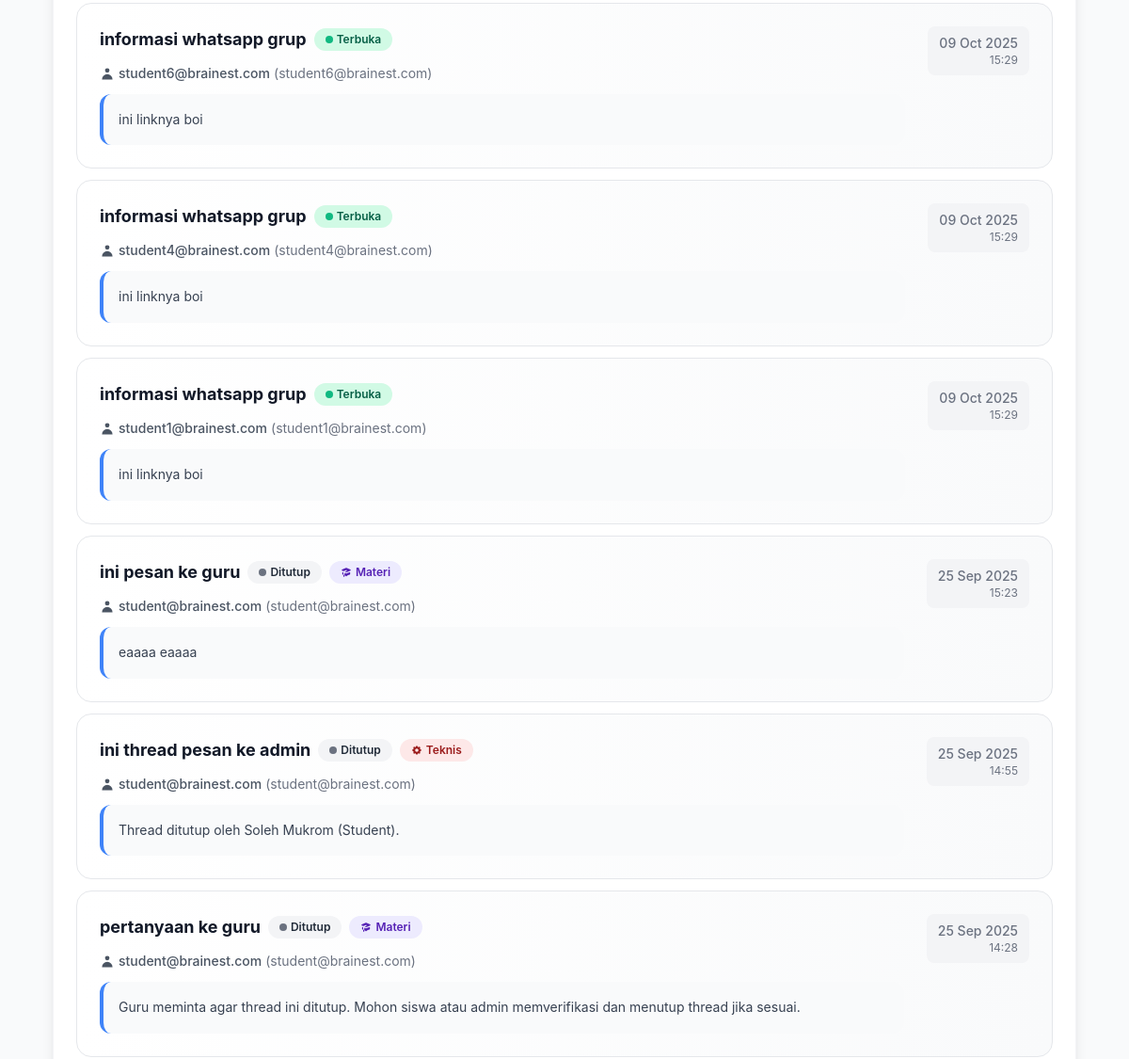
Page /messages/ (signed in, middle part) on the earlier database version.
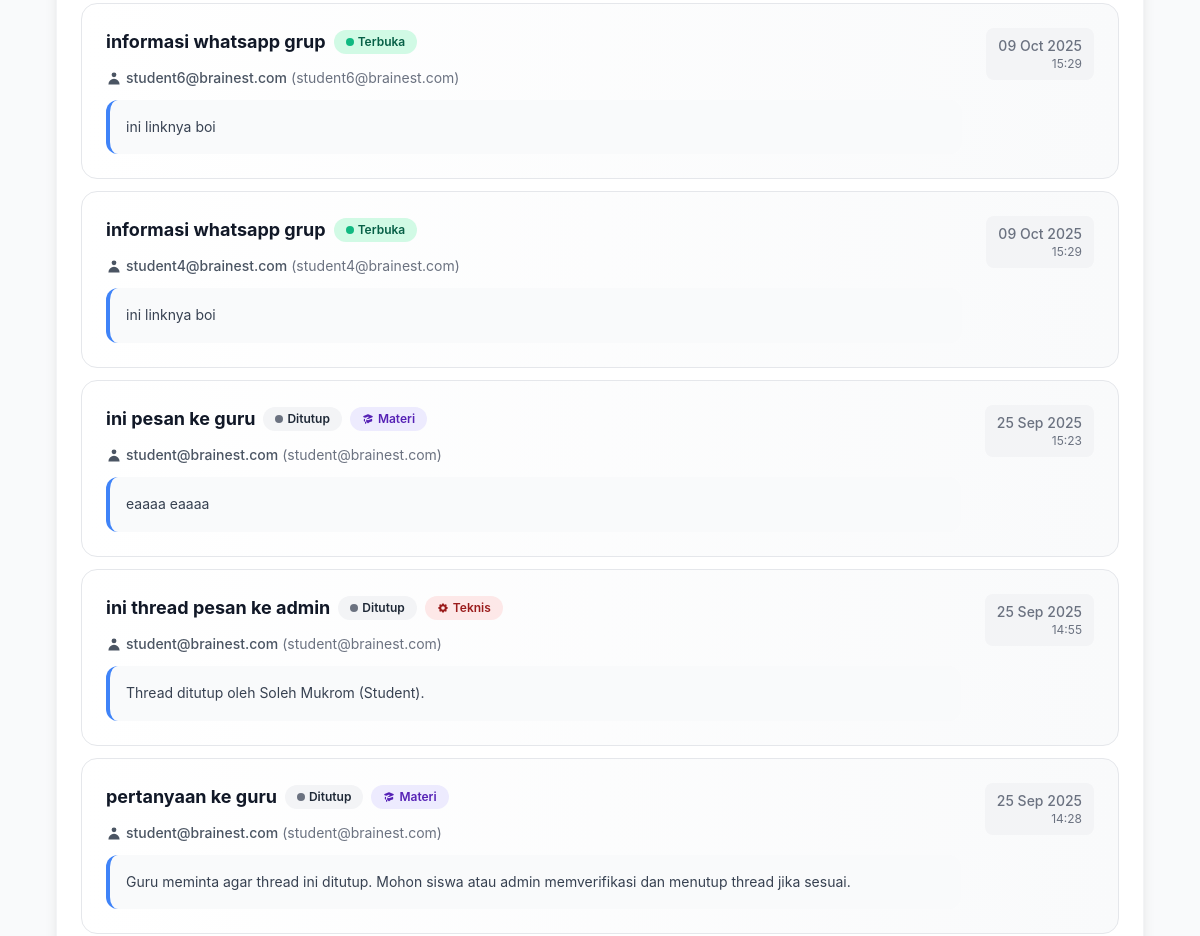
Same page on the later database version.
### otosapp/models.py (models this page shows, shortened)
class MessageThread(models.Model):
    THREAD_TYPES = [
        ('academic', 'Pertanyaan Materi'),
        ('technical', 'Masalah Teknis/Aplikasi'),
        ('report', 'Pelaporan Masalah'),
        ('general', 'Umum'),
        ('info', 'Informasi Admin'),
    ]
    STATUS_CHOICES = [
        ('open', 'Terbuka'),
        ('pending', 'Menunggu Respons'),
        ('resolved', 'Selesai'),
        ('closed', 'Ditutup'),
    ]
    title = models.CharField(max_length=200, help_text="Judul thread pesan")
    thread_type = models.CharField(max_length=20, choices=THREAD_TYPES, default='general')
    status = models.CharField(max_length=20, choices=STATUS_CHOICES, default='open')
    student = models.ForeignKey(User, on_delete=models.CASCADE, related_name='student_threads')
    teacher_or_admin = models.ForeignKey(User, on_delete=models.SET_NULL, null=True, blank=True,
                                       related_name='handled_threads',
                                       help_text="Guru atau admin yang menangani")
    category = models.ForeignKey(Category, on_delete=models.SET_NULL, null=True, blank=True,
                               help_text="Kategori materi (untuk pertanyaan akademik)")
    created_at = models.DateTimeField(auto_now_add=True)
    updated_at = models.DateTimeField(auto_now=True)
    last_activity = models.DateTimeField(auto_now=True)
    priority = models.CharField(max_length=10, choices=[
        ('low', 'Rendah'),
        ('normal', 'Normal'),
        ('high', 'Tinggi'),
        ('urgent', 'Mendesak')
    ], default='normal')
    close_requested_by = models.ForeignKey(
        User,
        on_delete=models.SET_NULL,
        null=True,
        blank=True,
        related_name='close_requests',
        help_text='Guru yang meminta penutupan thread'
    )
    close_requested_at = models.DateTimeField(null=True, blank=True, help_text='Waktu ketika guru meminta penutupan')
    closed_by = models.ForeignKey(
        User,
        on_delete=models.SET_NULL,
        null=True,
        blank=True,
        related_name='closed_threads',
        help_text='User yang menutup thread'
    )
    closed_at = models.DateTimeField(null=True, blank=True, help_text='Waktu ketika thread ditutup')
    reopened_by = models.ForeignKey(
        User,
        on_delete=models.SET_NULL,
        null=True,
        blank=True,
        related_name='reopened_threads',
        help_text='User yang membuka kembali thread'
    )
    reopened_at = models.DateTimeField(null=True, blank=True, help_text='Waktu ketika thread dibuka kembali')
    class Meta:
        ordering = ['-last_activity']
        verbose_name = "Thread Pesan"
        verbose_name_plural = "Thread Pesan"
    def get_last_message(self):
        return self.messages.last()
    def get_unread_count_for_user(self, user):
        return self.messages.filter(is_read=False).exclude(sender=user).count()

class User(AbstractUser):
    email = models.EmailField(unique=True)
    phone_number = models.CharField(max_length=20, null=True, blank=True, verbose_name='Phone Number')
    USERNAME_FIELD = 'email'
    REQUIRED_FIELDS = ['username']
    role = models.ForeignKey('Role', on_delete=models.SET_NULL, null=True)
    profile_picture = models.ImageField(upload_to='profile_pictures/', null=True, blank=True, storage=get_storage, max_length=500)
    email_verified_at = models.DateTimeField(null=True, blank=True)
    groups = models.ManyToManyField(
        Group,
        related_name="custom_user_set",  # Add a custom related name here
        blank=True,
        help_text="The groups this user belongs to.",
        verbose_name="groups"
    )
    user_permissions = models.ManyToManyField(
        Permission,
        related_name="custom_user_permissions",  # Add a custom related name here
        blank=True,
        help_text="Specific permissions for this user.",
        verbose_name="user permissions"
    )

class Message(models.Model):
    thread = models.ForeignKey(MessageThread, on_delete=models.CASCADE, related_name='messages')
    sender = models.ForeignKey(User, on_delete=models.CASCADE, related_name='sent_messages')
    content = models.TextField(help_text="Isi pesan")
    attachment = models.FileField(upload_to='message_attachments/', null=True, blank=True,
                                help_text="File lampiran (opsional)")
    is_read = models.BooleanField(default=False)
    is_edited = models.BooleanField(default=False)
    created_at = models.DateTimeField(auto_now_add=True)
    updated_at = models.DateTimeField(auto_now=True)
    class Meta:
        ordering = ['created_at']
        verbose_name = "Pesan"
        verbose_name_plural = "Pesan"

### otosapp/views.py (the view)
# urls.py: path('messages/', views.message_inbox, name='message_inbox'),
@login_required
def message_inbox(request):
    user = request.user
    if user.role and user.role.role_name == 'Student':
        threads = MessageThread.objects.filter(student=user)
    elif (user.role and user.role.role_name == 'Admin') or user.is_superuser:
        threads = MessageThread.objects.filter(
            Q(close_requested_by__isnull=False) | Q(teacher_or_admin=user) | ~Q(thread_type='academic')
        )
    else:
        threads = MessageThread.objects.filter(
            Q(teacher_or_admin=user) | Q(teacher_or_admin=None)
        )
    status_filter = request.GET.get('status', '')
    type_filter = request.GET.get('type', '')
    search_query = request.GET.get('search', '')
    if status_filter:
        threads = threads.filter(status=status_filter)
    if type_filter:
        threads = threads.filter(thread_type=type_filter)
    if search_query:
        threads = threads.filter(
            Q(title__icontains=search_query) |
            Q(messages__content__icontains=search_query)
        ).distinct()
    threads = threads.order_by('-last_activity')
    paginator = Paginator(threads, 10)
    page = request.GET.get('page')
    try:
        threads_page = paginator.page(page)
    except PageNotAnInteger:
        threads_page = paginator.page(1)
    except EmptyPage:
        threads_page = paginator.page(paginator.num_pages)
    for thread in threads_page:
        thread.unread_count = thread.get_unread_count_for_user(user)
    context = {
        'threads': threads_page,
        'status_choices': MessageThread.STATUS_CHOICES,
        'thread_type_choices': MessageThread.THREAD_TYPES,
        'current_status': status_filter,
        'current_type': type_filter,
        'current_search': search_query,
    }
    return render(request, 'messages/inbox.html', context)

### otosapp/templates/messages/inbox.html (shortened to what the changed rows need)
{% extends 'base.html' %}
{% load static %}
{% load role_badges %}
{% block content %}
<div class="max-w-7xl mx-auto px-4 sm:px-6 lg:px-8 py-8">
    <div class="bg-white dark:bg-gray-800 rounded-2xl shadow-lg border border-gray-100 dark:border-gray-700">
        <div class="p-6">
            {% if threads %}
                <div class="space-y-3">
                    {% for thread in threads %}
                    <div class="bg-gradient-to-r from-white to-gray-50 dark:from-gray-800 dark:to-gray-750 border border-gray-200 dark:border-gray-700 rounded-2xl hover:shadow-lg hover:border-blue-200 dark:hover:border-blue-600 transition-all duration-300 transform hover:scale-[1.01] group">
                        <a href="{% url 'message_thread' thread.id %}" class="block p-6">
                            <div class="flex items-start justify-between">
                                <div class="flex-1">
                                    <div class="flex items-center flex-wrap gap-2 mb-3">
                                        <h3 class="font-bold text-lg text-gray-900 dark:text-white group-hover:text-blue-600 dark:group-hover:text-blue-400 transition-colors duration-200">
                                            {{ thread.title }}
                                        </h3>
                                        {% if thread.status == 'open' %}
                                            <span class="inline-flex items-center px-3 py-1 rounded-full text-xs font-semibold bg-emerald-100 text-emerald-800 dark:bg-emerald-800 dark:text-emerald-100">
                                                <span class="w-2 h-2 bg-emerald-500 rounded-full mr-1"></span>
                                                Terbuka
                                            </span>
                                        {% elif thread.status == 'pending' %}
                                            <span class="inline-flex items-center px-3 py-1 rounded-full text-xs font-semibold bg-amber-100 text-amber-800 dark:bg-amber-800 dark:text-amber-100">
                                                <span class="w-2 h-2 bg-amber-500 rounded-full mr-1"></span>
                                                Menunggu
                                            </span>
                                        {% elif thread.status == 'resolved' %}
                                            <span class="inline-flex items-center px-3 py-1 rounded-full text-xs font-semibold bg-blue-100 text-blue-800 dark:bg-blue-800 dark:text-blue-100">
                                                <span class="w-2 h-2 bg-blue-500 rounded-full mr-1"></span>
                                                Selesai
                                            </span>
                                        {% else %}
                                            <span class="inline-flex items-center px-3 py-1 rounded-full text-xs font-semibold bg-gray-100 text-gray-800 dark:bg-gray-700 dark:text-gray-200">
                                                <span class="w-2 h-2 bg-gray-500 rounded-full mr-1"></span>
                                                Ditutup
                                            </span>
                                        {% endif %}
                                        {% if thread.thread_type == 'academic' %}
                                            <span class="inline-flex items-center px-3 py-1 rounded-full text-xs font-semibold bg-purple-100 text-purple-800 dark:bg-purple-800 dark:text-purple-100">
                                                Materi
                                            </span>
                                        {% elif thread.thread_type == 'technical' %}
                                            <span class="inline-flex items-center px-3 py-1 rounded-full text-xs font-semibold bg-red-100 text-red-800 dark:bg-red-800 dark:text-red-100">
                                                Teknis
                                            </span>
                                        {% endif %}
                                    </div>
                                    <div class="flex items-center text-sm text-gray-600 dark:text-gray-400 mb-3 space-x-4">
                                        {% if user.role.role_name == 'Student' %}
                                            <div class="flex items-center">
                                                <svg class="w-4 h-4 mr-1" fill="currentColor" viewBox="0 0 20 20">
                                                    <path fill-rule="evenodd" d="M10 9a3 3 0 100-6 3 3 0 000 6zm-7 9a7 7 0 1114 0H3z" clip-rule="evenodd"></path>
                                                </svg>
                                                {% if thread.teacher_or_admin %}
                                                    <div>
                                                        <div class="font-medium">{{ thread.teacher_or_admin.username }}</div>
                                                        <div class="text-sm">{% role_badge thread.teacher_or_admin.role.role_name small=True %}</div>
                                                    </div>
                                                {% else %}
                                                    <span class="text-amber-600 dark:text-amber-400 font-medium">Belum ditangani</span>
                                                {% endif %}
                                            </div>
                                        {% else %}
                                            <div class="flex items-center">
                                                <svg class="w-4 h-4 mr-1" fill="currentColor" viewBox="0 0 20 20">
                                                    <path fill-rule="evenodd" d="M10 9a3 3 0 100-6 3 3 0 000 6zm-7 9a7 7 0 1114 0H3z" clip-rule="evenodd"></path>
                                                </svg>
                                                <span class="font-medium">{{ thread.student.username }}</span>
                                                <span class="text-gray-500 ml-1">({{ thread.student.email }})</span>
                                            </div>
                                        {% endif %}
                                    </div>
                                    {% with last_message=thread.get_last_message %}
                                    {% if last_message %}
                                        <div class="bg-gray-50 dark:bg-gray-700/50 rounded-xl p-4 border-l-4 border-blue-500">
                                            <p class="text-gray-700 dark:text-gray-300 text-sm leading-relaxed">
                                                {{ last_message.content|truncatechars:200 }}
                                            </p>
                                        </div>
                                    {% endif %}
                                    {% endwith %}
                                </div>
                                <div class="text-right text-sm text-gray-500 dark:text-gray-400 ml-6 flex-shrink-0">
                                    <div class="bg-gray-100 dark:bg-gray-700 px-3 py-2 rounded-lg">
                                        <div class="font-medium">{{ thread.last_activity|date:"d M Y" }}</div>
                                        <div class="text-xs">{{ thread.last_activity|time:"H:i" }}</div>
                                    </div>
                                </div>
                            </div>
                        </a>
                    </div>
                    {% endfor %}
                </div>
            {% endif %}
        </div>
    </div>
</div>
{% endblock %}

Differences in the rows shown:
removed MessageThread: title "informasi whatsapp grup", status "open" (drawn), student.username "student1@brainest.com", student.email "student1@brainest.com", get_last_message.content "ini linknya boi", last_activity "09 Oct 2025", last_activity "15:29"
